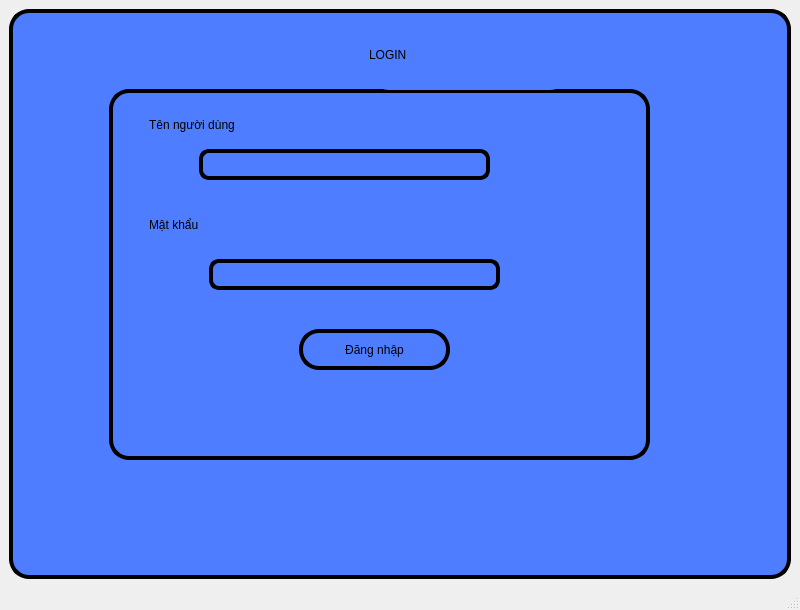
<?xml version="1.0" encoding="UTF-8"?>
<ui version="4.0">
 <class>MainWindow</class>
 <widget class="QMainWindow" name="MainWindow">
  <property name="geometry">
   <rect>
    <x>0</x>
    <y>0</y>
    <width>800</width>
    <height>610</height>
   </rect>
  </property>
  <property name="windowTitle">
   <string>MainWindow</string>
  </property>
  <widget class="QWidget" name="centralwidget">
   <layout class="QVBoxLayout" name="verticalLayout">
    <item>
     <widget class="QWidget" name="widget" native="true">
      <property name="styleSheet">
       <string notr="true">background-color: rgb(78, 125, 255);
border-radius: 20px;
border: 4px solid ;</string>
      </property>
      <widget class="QWidget" name="widget_2" native="true">
       <property name="geometry">
        <rect>
         <x>100</x>
         <y>80</y>
         <width>541</width>
         <height>371</height>
        </rect>
       </property>
       <widget class="QLabel" name="label_2">
        <property name="geometry">
         <rect>
          <x>40</x>
          <y>20</y>
          <width>181</width>
          <height>31</height>
         </rect>
        </property>
        <property name="styleSheet">
         <string notr="true">border: 0px;
font: 12pt &quot;MS Shell Dlg 2&quot;;</string>
        </property>
        <property name="text">
         <string>Tên người dùng</string>
        </property>
       </widget>
       <widget class="QLabel" name="label_3">
        <property name="geometry">
         <rect>
          <x>40</x>
          <y>120</y>
          <width>181</width>
          <height>31</height>
         </rect>
        </property>
        <property name="styleSheet">
         <string notr="true">border: 0px;
font: 12pt &quot;MS Shell Dlg 2&quot;;</string>
        </property>
        <property name="text">
         <string>Mật khẩu</string>
        </property>
       </widget>
       <widget class="QLineEdit" name="le_Lg_email">
        <property name="geometry">
         <rect>
          <x>90</x>
          <y>60</y>
          <width>291</width>
          <height>31</height>
         </rect>
        </property>
        <property name="styleSheet">
         <string notr="true">border-radius: 10px;</string>
        </property>
       </widget>
       <widget class="QLineEdit" name="le_Lg_password">
        <property name="geometry">
         <rect>
          <x>100</x>
          <y>170</y>
          <width>291</width>
          <height>31</height>
         </rect>
        </property>
        <property name="styleSheet">
         <string notr="true">border-radius: 10px;</string>
        </property>
       </widget>
       <widget class="QPushButton" name="bt_Login">
        <property name="geometry">
         <rect>
          <x>190</x>
          <y>240</y>
          <width>151</width>
          <height>41</height>
         </rect>
        </property>
        <property name="styleSheet">
         <string notr="true">font: 14pt &quot;MS Shell Dlg 2&quot;;</string>
        </property>
        <property name="text">
         <string>Đăng nhập</string>
        </property>
       </widget>
      </widget>
      <widget class="QLabel" name="label">
       <property name="geometry">
        <rect>
         <x>360</x>
         <y>10</y>
         <width>201</width>
         <height>71</height>
        </rect>
       </property>
       <property name="styleSheet">
        <string notr="true">border: 0px;
font: 75 italic 25pt &quot;MS Sans Serif&quot;;</string>
       </property>
       <property name="text">
        <string>LOGIN</string>
       </property>
      </widget>
     </widget>
    </item>
   </layout>
  </widget>
  <widget class="QMenuBar" name="menubar">
   <property name="geometry">
    <rect>
     <x>0</x>
     <y>0</y>
     <width>800</width>
     <height>21</height>
    </rect>
   </property>
  </widget>
  <widget class="QStatusBar" name="statusbar"/>
 </widget>
 <resources/>
 <connections/>
</ui>
